Frame 1 (no input): blank canvas, image omitted
Frame 60 (the mouse pressed at the canvas centre just before this capture): blank canvas, image omitted
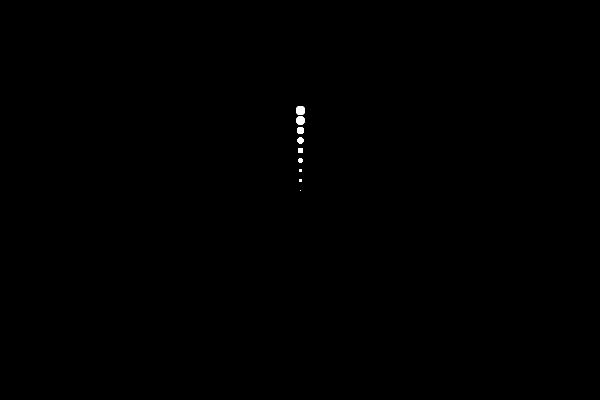
Frame 120 (the mouse held since frame 60 and released just before this capture)

The Processing sketch whose frames 1 and 60 were blank and that drew this single picture after the mouse press (run headless with seeded random() and noise(); from frame 60 on, the mouse is pressed at the canvas centre):

// Processing sketch: interact_17_drawing03
// ── interact_17_drawing03.pde
void setup() {
  size(600, 400);
  background(0);
  stroke(255);
}

void draw() {
  if (mousePressed == true) {
    translate(mouseX, mouseY);
    for(int i = 0; i < 10; i++) {
      strokeWeight(i);
      point(0, i * -10);
    }
  }
}
